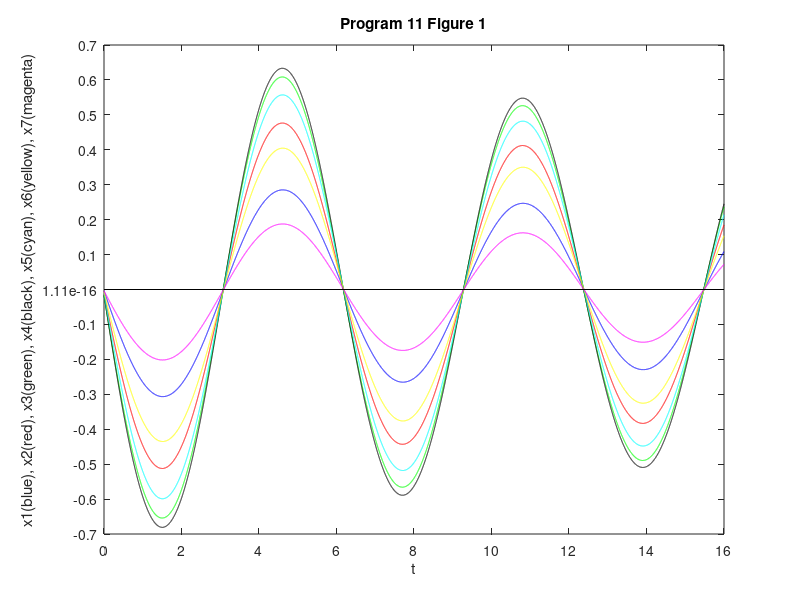
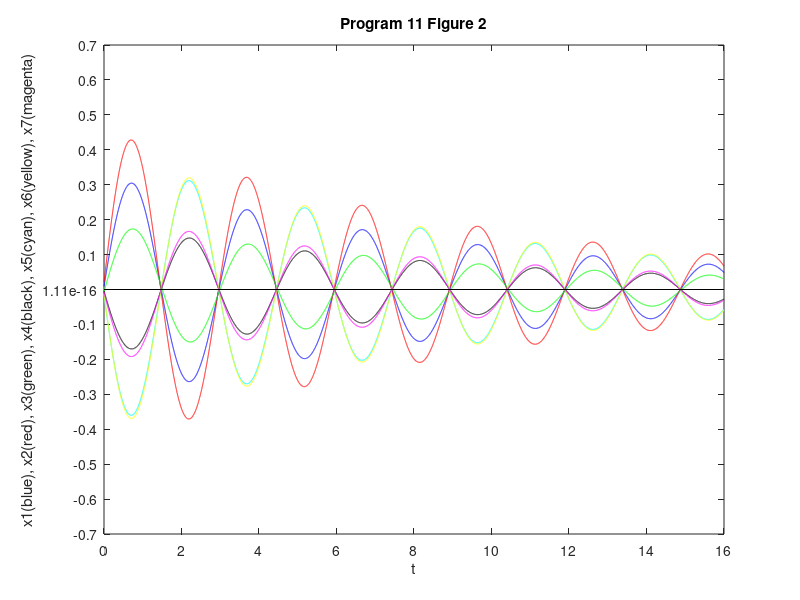
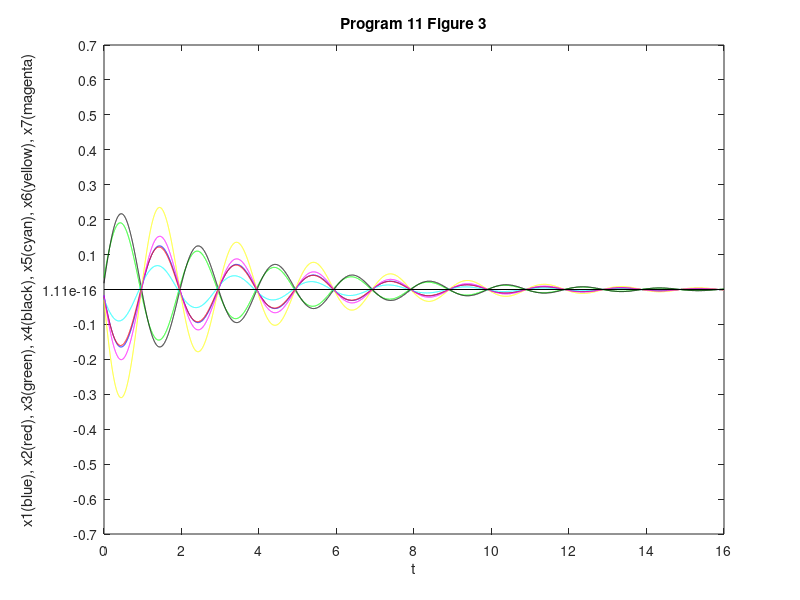
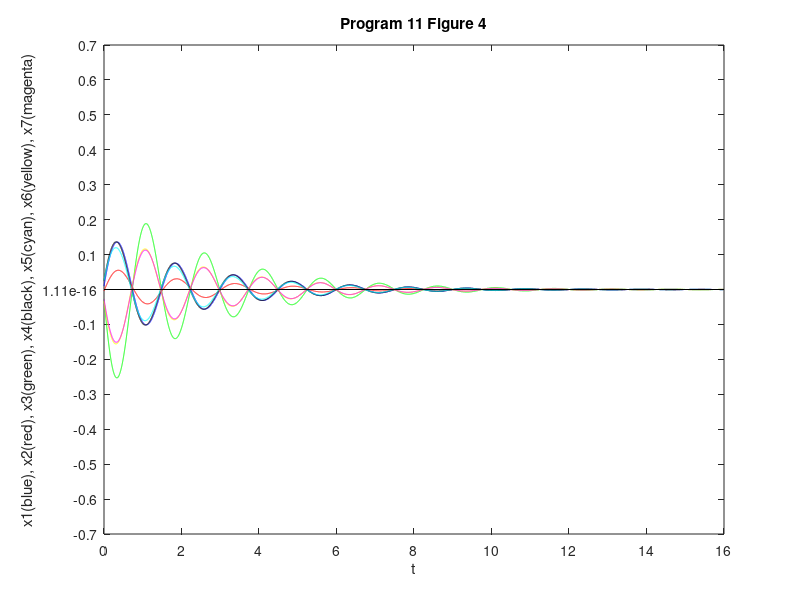

These figures' MATLAB source, in order:
% Yejun Song
% CSC 2262
% Spring 2023
% Program 11 

format compact
clear, clc

m1 = .4;
m2 = .9;
m3 = .7;
m4 = .8;
m5 = .6;
m6 = .5;
m7 = .3;
k1 = 3.9;
k2 = 5.2;
k3 = 4.2;
k4 = 4.7;
k5 = 5.3;
k6 = 4.9;
k7 = 4.4;
k8 = 5.4;
c1 = .16;
c2 = .36;
c3 = .28;
c4 = .14;
c5 = .32;
c6 = .24;
c7 = .12;
c8 = .20;

A11 = [ 0 0 0 0 0 0 0
        0 0 0 0 0 0 0
        0 0 0 0 0 0 0
        0 0 0 0 0 0 0
        0 0 0 0 0 0 0
        0 0 0 0 0 0 0
        0 0 0 0 0 0 0];

A12 = [ 1 0 0 0 0 0 0
        0 1 0 0 0 0 0
        0 0 1 0 0 0 0
        0 0 0 1 0 0 0
        0 0 0 0 1 0 0
        0 0 0 0 0 1 0
        0 0 0 0 0 0 1];

A21 = [ -(k1+k2)/m1          k2/m1              0            0             0           0           0 
              k2/m2    -(k2+k3)/m2          k3/m2            0             0           0           0
                  0          k3/m3    -(k3+k4)/m3        k4/m3             0           0           0
                  0              0          k4/m4  -(k4+k5)/m4         k5/m4           0           0
                  0              0              0        k5/m5   -(k5+k6)/m5       k6/m5           0
                  0              0              0            0         k6/m6 -(k6+k7)/m6       k7/m6
                  0              0              0            0             0       k7/m7 -(k7+k8)/m7 ];

A22 = [ -(c1+c2)/m1          c2/m1              0            0            0            0            0
              c2/m2    -(c2+c3)/m2          c3/m2            0            0            0            0
                  0          c3/m3    -(c3+c4)/m3        c4/m3            0            0            0
                  0              0          c4/m4  -(c4+c5)/m4        c5/m4            0            0
                  0              0              0        c5/m5  -(c5+c6)/m5        c6/m5            0
                  0              0              0            0        c6/m6  -(c6+c7)/m6        c7/m6
                  0              0              0            0            0        c7/m7  -(c7+c8)/m7 ];

A = [ A11 A12
      A21 A22 ];

[eigvec eigval] = eig(A);
t = 0 : .001 : 16;
lineX = [0, 16];
lineY = [0, 0];
titles(1,:) = 'Program 11 Figure 1';
titles(2,:) = 'Program 11 Figure 2';
titles(3,:) = 'Program 11 Figure 3';
titles(4,:) = 'Program 11 Figure 4';
titles(5,:) = 'Program 11 Figure 5';
titles(6,:) = 'Program 11 Figure 6';
titles(7,:) = 'Program 11 Figure 7';
n = 0;

for k = 13 : -2 : 1
 n = n + 1;
 alpha = real( eigval(k,k) );
 beta = imag( eigval(k,k) );
 gamma = sqrt( alpha^2 + beta^2 );
 delta = -alpha/gamma;
 w = gamma * sqrt( 1 - delta^2 );
 a1 = real( eigvec(1,k) );
 b1 = imag( eigvec(1,k) );
 a2 = real( eigvec(2,k) );
 b2 = imag( eigvec(2,k) );
 a3 = real( eigvec(3,k) );
 b3 = imag( eigvec(3,k) );
 a4 = real( eigvec(4,k) );
 b4 = imag( eigvec(4,k) );
 a5 = real( eigvec(5,k) );
 b5 = imag( eigvec(5,k) );
 a6 = real( eigvec(6,k) );
 b6 = imag( eigvec(6,k) );
 a7 = real( eigvec(7,k) );
 b7 = imag( eigvec(7,k) );
 x1 = 2 * exp(alpha*t) .* ( a1*cos(w*t) + b1*sin(w*t) );
 x2 = 2 * exp(alpha*t) .* ( a2*cos(w*t) + b2*sin(w*t) );
 x3 = 2 * exp(alpha*t) .* ( a3*cos(w*t) + b3*sin(w*t) );
 x4 = 2 * exp(alpha*t) .* ( a4*cos(w*t) + b4*sin(w*t) );
 x5 = 2 * exp(alpha*t) .* ( a5*cos(w*t) + b5*sin(w*t) );
 x6 = 2 * exp(alpha*t) .* ( a6*cos(w*t) + b6*sin(w*t) );
 x7 = 2 * exp(alpha*t) .* ( a7*cos(w*t) + b7*sin(w*t) );

 figure(n);
 plot(t,x1,'b',t,x2,'r',t,x3,'g',t,x4,'k',t,x5,'c',t,x6,'y',t,x7,'m',lineX,lineY,'k');
 axis([0 16 -.7 .7]);
 set(gca,'xtick', 0 : 2 : 16);
 set(gca,'ytick', -.7 : .1 : .7);
 xlabel('t');
 ylabel('x1(blue), x2(red), x3(green), x4(black), x5(cyan), x6(yellow), x7(magenta)');
 title(titles(n,:));
end